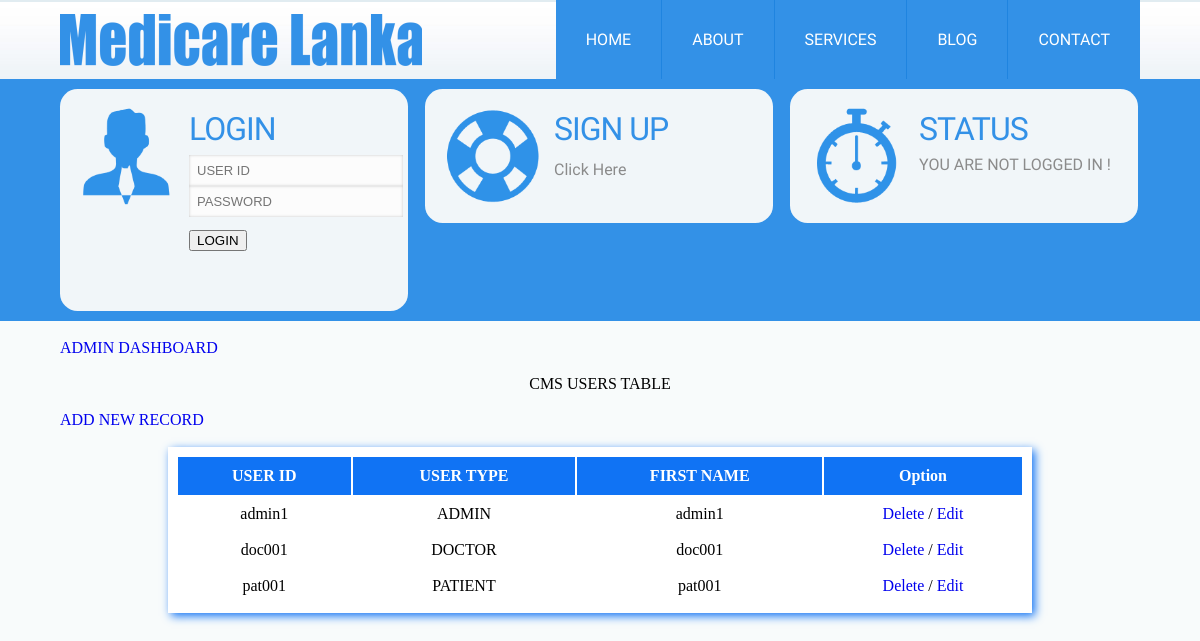
The app's page /admin_userinfo.php with its own data.
### tables this page shows
CREATE TABLE `userinfo` (
  `userid` varchar(50) NOT NULL,
  `usertype` varchar(20) NOT NULL,
  `first` varchar(100) NOT NULL,
  `pwd` varchar(100) NOT NULL
);

### admin_userinfo.php (the view, shortened to what this page needs)
<?php
	include 'header.php';
?>
</div>
<div class="wrap">
<br>
<a class="addnew" href="admin.php" style="font-face:Khmer OS Battambang; font-size:16px;">ADMIN DASHBOARD</a></font>
<br><br>
<center><h1>CMS USERS TABLE</h1></center>
<br>
<a class="addnew" href="userinfo_use.php" style="font-face:Khmer OS Battambang; font-size:16px;">ADD NEW RECORD</a></font>
<br>
	<br>
	<center>
	<table>
    	<tr>
            <th>USER ID</th>
            <th>USER TYPE</th>
			<th>FIRST NAME</th>
			<th>Option</th>
    	</tr>
        <?php
			$sql = "select * from userinfo";
			$result = mysql_query($sql);
			if (!$result) {
				echo "An error has occured: ".mysql_error();
			} else {
				while($tr=mysql_fetch_array($result)) {
		?>
		<tr>
			<td align="center"><?php echo $tr[0]; ?></td>
			<td align="center"><?php echo $tr[1]; ?></td>
			<td align="center"><?php echo $tr[2]; ?></td>
			<td align="center"><a href="userinfo_use.php? txtid=<?php echo $tr[0];?>">Delete</a> / <a href="userinfo_use.php? txtid=<?php echo $tr[0];?>">Edit</a> </td>
		</tr>
		<?php
				}
			}
		?>
    </table>
	</center>
	</div>
	<br><br>
</body>
</html>

### css/style.css (style rules this page uses)
html,body,div,span,applet,object,iframe,h1,h2,h3,h4,h5,h6,p,blockquote,pre,a,abbr,acronym,address,big,cite,code,del,dfn,em,img,ins,kbd,q,s,samp,small,strike,strong,sub,sup,tt,var,b,u,i,dl,dt,dd,ol,nav ul,nav li,fieldset,form,label,legend,caption,tbody,tfoot,thead,article,aside,canvas,details,embed,figure,figcaption,footer,header,hgroup,menu,nav,output,ruby,section,summary,time,mark,audio,video { margin:0;padding:0;border:0;font-size:100%;font:inherit;vertical-align:baseline; }
a { text-decoration:none; }
body { background:#F8FBFB; }
.wrap { width:70%; margin:0 auto; }
table,td,tr { padding:8px; }
table { border:1px #1073F4; width:80%; background:#FFF; height:auto; margin:auto; box-shadow:3px 3px 9px #1073F4; }
th { background:#1073F4; color:#FFF; font-weight:bold; padding:10px; align: center; }
td { border:1px #1073F4; padding: auto; align: center; }
@media screen and (max-width:1366px) { .wrap { width:90%; } }

### records on screen
userinfo: userid "admin1", usertype "ADMIN", first "admin1"
userinfo: userid "doc001", usertype "DOCTOR", first "doc001"
userinfo: userid "pat001", usertype "PATIENT", first "pat001"
